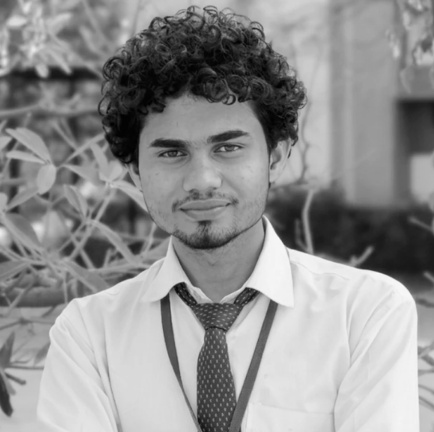
#> input picture CV_Unit_II_Assignment/05_Histogram_Equalization/input.jpg, 434 x 432 px
$ python program.py
#> lines starting #> are read from the running program, lines starting #| are printed output that depends on the picture
import cv2
import numpy as np
import matplotlib.pyplot as plt

image = cv2.imread("input.jpg", cv2.IMREAD_GRAYSCALE)
#> image is the input picture: shape (432, 434); min 0, max 250, mean 144.7
if image is None:
    raise FileNotFoundError("input.jpg not found")

equalized = cv2.equalizeHist(image)
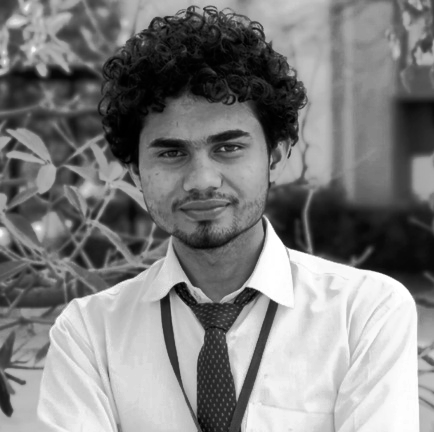
#> equalized: shape (432, 434); min 0, max 255, mean 128.2
cv2.imwrite("output.png", equalized)

hist_before = cv2.calcHist([image], [0], None, [256], [0, 256])
#> hist_before = 256 values, max 2905 at index 217, min 0 at index 251, mean 732.4
hist_after = cv2.calcHist([equalized], [0], None, [256], [0, 256])
#> hist_after = 256 values, max 2905 at index 218, min 0 at index 92, mean 732.4

plt.figure(figsize=(10, 4))
plt.subplot(1, 2, 1)
plt.plot(hist_before)
plt.title("Before Equalization")
plt.xlim([0, 256])

plt.subplot(1, 2, 2)
plt.plot(hist_after)
plt.title("After Equalization")
plt.xlim([0, 256])

plt.tight_layout()
plt.savefig("histogram_comparison.png", bbox_inches="tight")
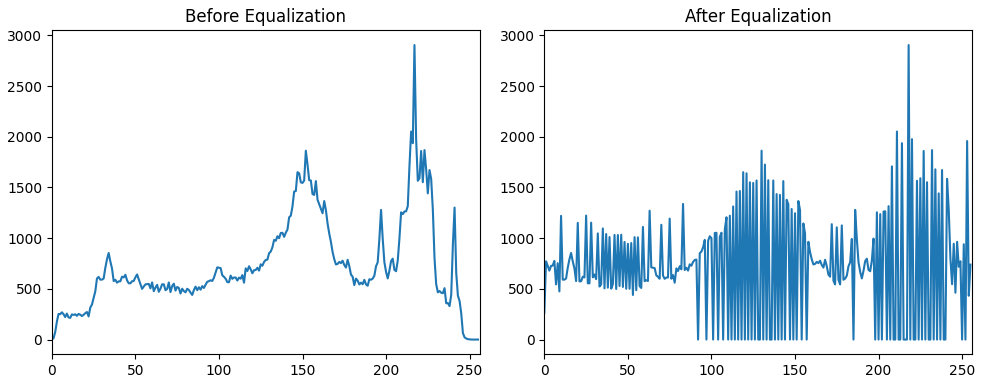
#> figure drawn by matplotlib, 2 panels; panel 1: curve peaks at x = 217, y = 2905; panel 2: curve peaks at x = 218, y = 2905
plt.close()
